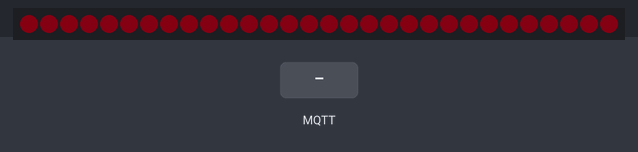
A sketch run on a simulated ESP8266 (NodeMCU). On the bench: 30 RGB LEDs in strip order, left to right. Inputs (shaded band) come from the test bench. Dim RGB values are drawn brighter than linear; WiFi joins after 1.5 s; servers stay silent unless stated; random numbers use the default seed unless the sketch sets one; no MQTT or app messages arrive unless stated.

Above: at 6.2 s.
6.3 s: MQTT message "on" arrives on the first subscribed topic
9.3 s: MQTT message "off" arrives on the third subscribed topic
At 10.45 s:
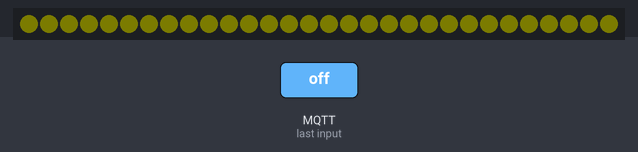
11.6 s: MQTT message "2" arrives on the first subscribed topic
At 11.95 s:
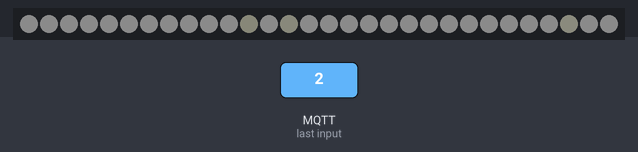
14.5 s: MQTT message "on" arrives on the third subscribed topic
At 14.67 s:
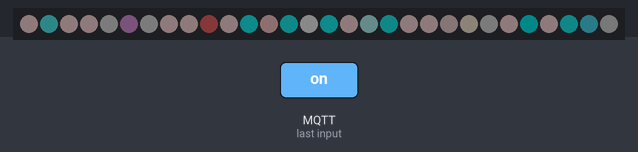
16.9 s: MQTT message "1" arrives on the first subscribed topic
At 17.07 s:
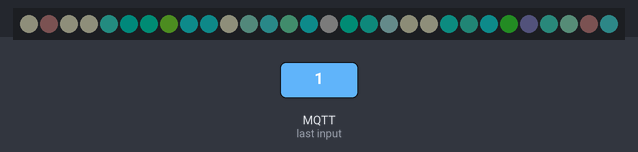
19.3 s: MQTT message "off" arrives on the first subscribed topic
At 19.47 s:
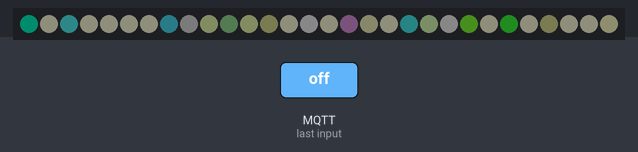

The sketch:

Lavalamp.ino
```cpp
/*
/ Method declarations
*/
void tick();
void animLavaFrame();
void adjustColor(uint8_t*, uint8_t*);
uint32_t lerpColor(uint8_t*, uint8_t*, float);

/*
/ Includes and defines
*/
#include <Adafruit_NeoPixel.h>
#define PIXEL_PIN 0
#define NUMPIXELS 30
Adafruit_NeoPixel neo(NUMPIXELS, PIXEL_PIN, NEO_GRB + NEO_KHZ800);

#include <Ticker.h>
Ticker ticker;

/*
/ Defaults and starting values
*/
uint8_t lavaColor[3] = {255, 15, 127};  // R, G, B
uint8_t baseColor[3] = {0, 0, 0};
uint8_t lavaColorTarget[3];             // Used to update the colors
uint8_t baseColorTarget[3];
int8_t lava[NUMPIXELS];                 // Used to calculate the lerp value between baseColor and lavaColor, note that it's signed
uint8_t frame = 0;                      // Used to determine when the animation should update
uint8_t mspf = 25;                      // Milliseconds per frame
uint8_t spawnrate = 4;                  // Add new lava pixel every # frames
uint8_t brightness = 127;               // Default brightness

/*
/
*/
const char* name = "Lavalamp_Tester";
#include "OTA.h"
#include "MQTT.h"

void setup() {
  setupOTA();
  setupMQTT();

  memcpy(lavaColorTarget, lavaColor, 3);
  memcpy(baseColorTarget, baseColor, 3); // Copy 3 bytes from *Color to *ColorTarget
  memset(lava, 1, sizeof(lava)); // Fill the lava array with 1

  neo.begin();
  neo.setBrightness(brightness);
  neo.show();

  ticker.attach_ms(mspf, tick);
}

/*
/ The new loop()
*/
void tick() {
  loopOTA();
  loopMQTT();

  animLavaFrame();
}

/*
/ Generates a new frame of animation, adding new lava and updating colors
*/
void animLavaFrame() {
  adjustColor(lavaColor, lavaColorTarget);
  adjustColor(baseColor, baseColorTarget);
  for(uint8_t i = 0; i < NUMPIXELS; i++) {
    lava[i] += lava[i] != 0 ? 1 : 0;
    neo.setPixelColor(i, neo.gamma32(lerpColor(baseColor, lavaColor, (float)abs(lava[i]) / 128.0)));
  }

  if(frame == 0) lava[random(0, NUMPIXELS)] += 1;
  frame++;
  frame %= spawnrate;

  neo.show();
}

/*
/ Adjusts the RGB values by 1 each frame.
/ sets the value rather than returning it
*/
void adjustColor(uint8_t *c, uint8_t *t) {
  if(memcmp(c, t, 3) == 0) return;
  for(uint8_t i = 0; i < 3; i++) {
    *(c + i) +=
      *(c + i) == *(t + i)
      ? 0
      : *(c + i) > *(t + i)
        ? -1
        : 1;
  }
}

/*
/ Returns c1 interpolated with c2 according to t (0.0 - 1.0)
/ As a packed 32-bit int
*/
uint32_t lerpColor(uint8_t *c1, uint8_t *c2, float t) {
  return neo.Color(
    (uint8_t)(*(c1 + 0) * (1.0 - t)) | (uint8_t)(*(c2 + 0) * t), // Red
    (uint8_t)(*(c1 + 1) * (1.0 - t)) | (uint8_t)(*(c2 + 1) * t), // Green
    (uint8_t)(*(c1 + 2) * (1.0 - t)) | (uint8_t)(*(c2 + 2) * t)  // Blue
  );
}

/*
/ Useless...
*/
void loop() {}
```

MQTT.h
```cpp
#ifndef MQTT
#define MQTT

#define MQTT_Connected (char*)"<3"
#define MQTT_Disconnected (char*)"</3"
#define MQTT_HeartbeatTopic (char*)"heartbeat"
#define MQTT_DebugTopic (char*)"0/debug"

//
// Method declarations
//
void callback(char*, byte*, unsigned int);
void reconnect();
void setupMQTT();
void loopMQTT();
void heartbeat();
void heartbeat(const char*);
void debug(const char*);
char* localizeTopic(const char*);

//
// Includes and variables
//
#ifndef MYWIFI
  #include "Wifi.h"
#endif
#include <PubSubClient.h>
WiFiClient espClient;
PubSubClient client(espClient);
const char* mqtt_server = "192.168.***.***";
char msg[128];
char topic[64];
uint8_t numTopics;
#include "MQTT_Handlers.h"

//
// Methods
//

void callback(char* _t, byte* _p, unsigned int _l) {
  memcpy(msg, _p, _l); // Copy payload to the msg buffer

  for(uint8_t i = 0; i < numTopics; i++) { // Determine which topic was received
    MQTT_TopicHandler t = Topics[i];
    strcpy(topic, t.topic);
    if(strcmp(_t, topic) == 0) {
      t.handler(true); // Global
    } else if(strcmp(_t, localizeTopic(topic)) == 0) {
      t.handler(false); // Local
    }
  }
}

void reconnect() {
  while (!client.connected()) {
    if (client.connect(chipId, localizeTopic(MQTT_HeartbeatTopic), 0, false, MQTT_Disconnected)) {
      heartbeat();

      for(uint8_t i = 0; i < numTopics; i++) {
        if(Topics[i].local) {
          client.subscribe(localizeTopic(Topics[i].topic));
        }
        if(Topics[i].global) {
          client.subscribe(Topics[i].topic);
        }
      }
    } else {
      delay(5000);
    }
  }
}

void heartbeat() {
  heartbeat(MQTT_Connected);
}

void heartbeat(const char* payload) {
  client.publish(localizeTopic(MQTT_HeartbeatTopic), payload);
}

void debug(const char* payload) {
  client.publish(localizeTopic(MQTT_DebugTopic), payload);
}

char *localizeTopic(const char* lt) {
  static char t[64];
  sprintf(t, "%s/%s", chipId, lt);
  return t;
}

void setupMQTT() {
  if(!wifiSetup) setupWifi();
  client.setServer(mqtt_server, 1883);
  client.setCallback(callback);
  numTopics = sizeof(Topics) / sizeof(MQTT_TopicHandler);
  loopMQTT();
}

void loopMQTT() {
  if(!client.connected()) {
    reconnect();
  }

  client.loop();
}

#endif // MQTT
```

MQTT_Handlers.h
```cpp
//
// Method declarations
//
void handleColors(bool);
void handleSettings(bool);
void minuteDebug(bool);
void restart(bool);

typedef void (*mqtt_h)(bool);
typedef struct {
  const char topic[64]; // Base topic name
  uint8_t local; // If true, the chipId is prepended to the topic and subscribed
  uint8_t global; // If true, the topic is subscribed as-is
  mqtt_h handler; // The method that will handle messages to this topic
} MQTT_TopicHandler;

//
// Topics and their associated handler methods
//
MQTT_TopicHandler Topics[] = {
  {
    "lavalamp/lava",
    true,
    true,
    &handleColors
  },
  {
    "lavalamp/base",
    true,
    true,
    &handleColors
  },
  {
    "lavalamp/settings",
    true,
    true,
    &handleSettings
  },
  {
    "time/minute",
    false,
    true,
    &minuteDebug
  },
  {
    "restart",
    true,
    false,
    &restart
  }
};

void handleColors(bool global) {
  // msg[0] = R
  // msg[1] = G
  // msg[2] = B
  if(global) {
    client.publish(localizeTopic(topic), msg, true); // Redirect global messages to the local topic and retain
    return;
  }

  uint8_t *c;
  c = strcmp(strrchr(topic, '/') + 1, "lava") == 0
    ? lavaColorTarget
    : baseColorTarget;
  uint8_t tempColor[3] = { msg[0], msg[1], msg[2] };
  memcpy(c, tempColor, 3);
}

void handleSettings(bool global) {
  // msg[0]: id
  // msg[1]: value
  if(sizeof(msg) < 2) return;

  if(global) {
    client.publish(localizeTopic(topic), msg, true);
    return;
  }

  uint8_t val = msg[1];
  switch(msg[0]) {
    case 0: // brightness
      brightness = val;
      neo.setBrightness(brightness);
      neo.show();
    break;
    case 1: // mspf
      mspf = val;
    break;
    case 2: // spawnrate
      spawnrate = val;
    break;
  }
}

void minuteDebug(bool global) {
  sprintf(msg, "%d", ESP.getFreeHeap());
  debug(msg);
}

void restart(bool global = false) {
  debug("Restarting...");
  delay(10);
  ESP.restart();
}
```

OTA.h
```cpp
#ifndef OTA
#define OTA

//
// Method declarations
//
void setupOTA();
void loopOTA();

#ifndef MYWIFI
  #include "Wifi.h"
#endif
#include <WiFiUdp.h>
#include <ArduinoOTA.h>

void setupOTA() {
  if(!wifiSetup) setupWifi();
  ArduinoOTA.setHostname(hostname);
  ArduinoOTA.begin();
}

void loopOTA() {
  ArduinoOTA.handle();
}

#endif // OTA
```

WIFI.h
```cpp
#ifndef MYWIFI
#define MYWIFI

//
// Method declarations
//
void setupWifi();

const char* ssid = "";
const char* pass = "";
bool wifiSetup = false;
char chipId[10];
char hostname[32];

#if defined(ESP8266)
  #include <ESP8266WiFi.h>
  #include <ESP8266mDNS.h>
#elif defined(ESP32)
  #include <ESPWiFi.h>
  #include <ESPmDNS.h>
#endif

void setupWifi() {
  #if defined(ESP8266)
    sprintf(chipId, "%08X", ESP.getChipId());
  #elif defined(ESP32)
    sprintf(chipId, "%08X", ESP.getEfuseMac());
  #endif
  sprintf(hostname, "%s-%s", name, chipId);

  WiFi.mode(WIFI_STA);
  WiFi.setHostname(hostname);
  WiFi.begin(ssid, pass);
  uint8_t retry = 0;
  while (WiFi.status() != WL_CONNECTED) {
    if(retry >= 3) ESP.restart();
    delay(5000);
    retry++;
  }

  WiFi.setAutoReconnect(true);
  WiFi.persistent(true);
  wifiSetup = true;
}

#endif // MYWIFI
```
